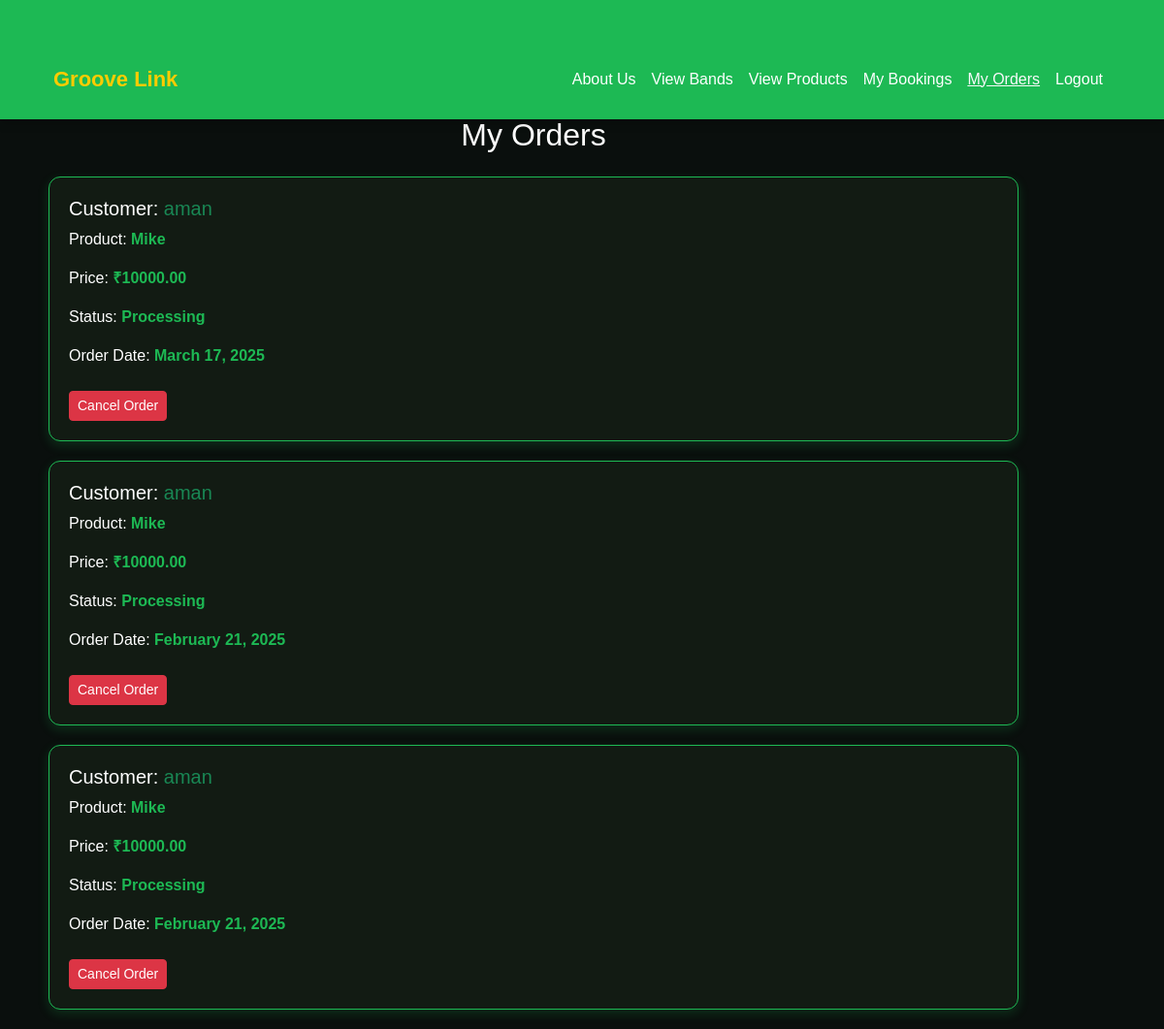
/order_history/ (signed in), run on an earlier commit of the app's database.
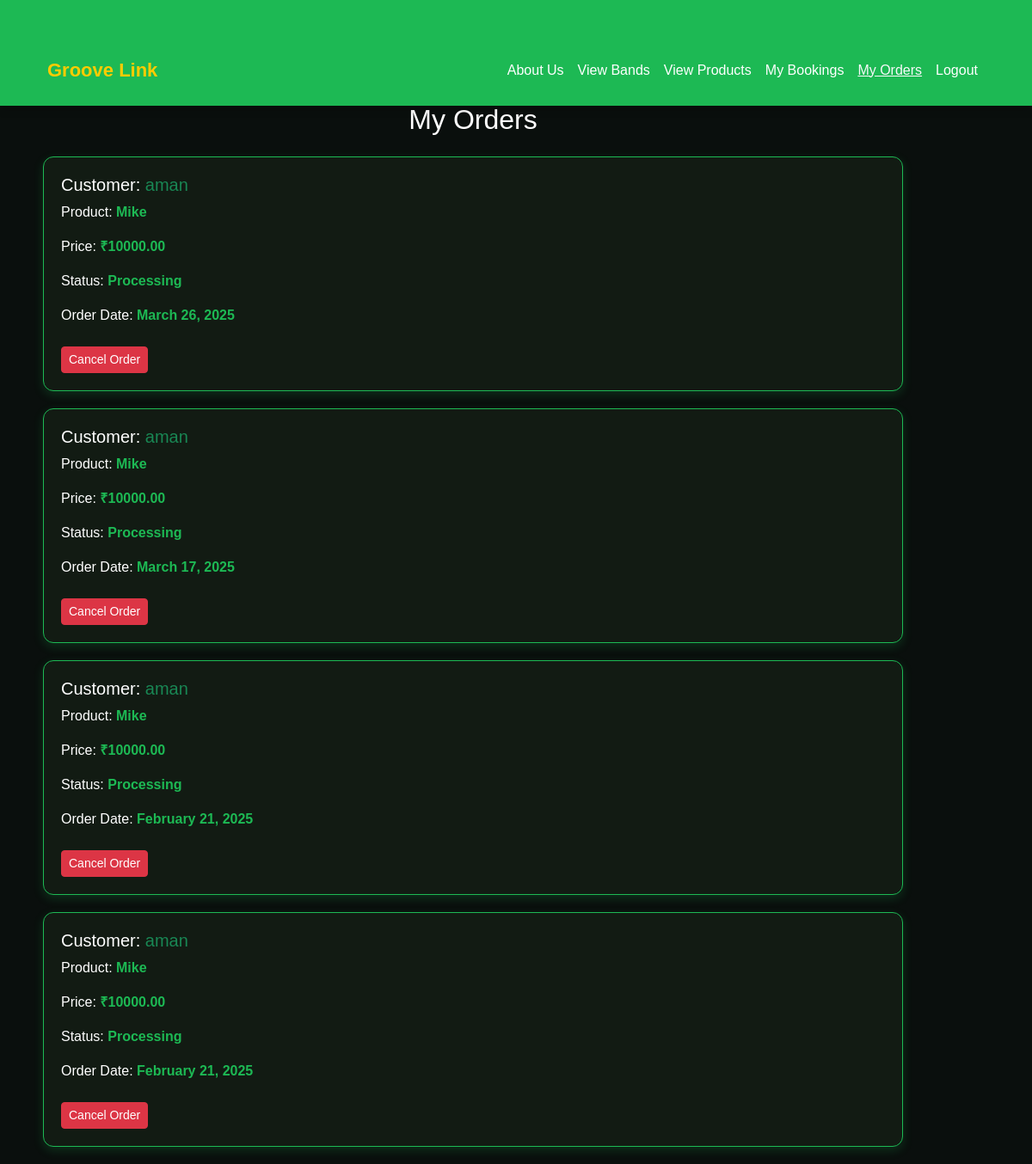
And on a later commit of the database.
### app/models.py (models this page shows, shortened)
class Order(models.Model):
    product=models.ForeignKey(Product, on_delete=models.CASCADE, related_name="orders")
    customer = models.ForeignKey(Customer, on_delete=models.CASCADE, related_name="orders")
    total_amount = models.DecimalField(max_digits=10, decimal_places=2)
    payment_status = models.BooleanField(default=False)  # False means unpaid
    order_status = models.CharField(
        max_length=20,
        choices=[("Pending", "Pending"), ("Processing", "Processing"), ("Delivered", "Delivered")],
        default="Pending"
    )
    created_at = models.DateTimeField(auto_now_add=True)

class Customer(models.Model):
    name = models.CharField(max_length=100)
    email = models.EmailField(unique=True)
    phone = models.PositiveBigIntegerField()
    password = models.CharField(max_length=255)
    location = models.CharField(max_length=255)

class Product(models.Model):
    staf = models.ForeignKey(Staf, on_delete=models.CASCADE, related_name="products")
    name = models.CharField(max_length=100)
    price = models.DecimalField(max_digits=10, decimal_places=2)
    description = models.TextField()
    image = models.ImageField(upload_to="products/")
    from django.db import models

### app/views.py (the view)
# urls.py: path("order_history/", views.view_order_history, name="order_history"),
def view_order_history(request):
    if "user_id" in request.session and request.session.get("user_type") == "Customer":
        customer_id = request.session["user_id"]
        print("Logged-in User ID:", customer_id)  # Debugging
        try:
            customer = Customer.objects.get(id=customer_id)  # Fetch the specific customer
            orders = Order.objects.filter(customer=customer).order_by("-created_at")  # Filter only their orders
            return render(request, "customer/order_history.html", {"orders": orders})
        except Customer.DoesNotExist:
            messages.error(request, "Customer not found.")
            return redirect("login")
    messages.error(request, "You need to log in to view your bookings.")
    return redirect("login")

### templates/customer/order_history.html (shortened to what this page needs)
<!DOCTYPE html>
<html lang="en">
<head>
    <link rel="stylesheet" href="https://cdn.jsdelivr.net/npm/bootstrap@5.3.0/dist/css/bootstrap.min.css">
</head>
<body>
    <nav class="navbar navbar-expand-lg fixed-top">
        <div class="container">
            <a class="navbar-brand" href="../customerhome">Groove Link</a>
            <div class="collapse navbar-collapse" id="navbarNav">
                <ul class="navbar-nav ms-auto">
                    <li class="nav-item"><a class="nav-link" href="../about">About Us</a></li>
                    <li class="nav-item"><a class="nav-link" href="../viewbands">View Bands</a></li>
                    <li class="nav-item"><a class="nav-link" href="../viewproducts">View Products</a></li>
                    <li class="nav-item"><a class="nav-link" href="../booking_history">My Bookings</a></li>
                    <li class="nav-item"><a class="nav-link active" href="../order_history">My Orders</a></li>
                    <li class="nav-item"><a class="nav-link" href="../logout">Logout</a></li>
                </ul>
            </div>
        </div>
    </nav>
    <div class="boxcontainer">
        <h2 class="text-center mb-4">My Orders</h2>
        {% for order in orders %}
    <div class="order-card">
        <h5>Customer: <span class="text-success">{{ order.customer.name }}</span></h5>
        <p>Product: <strong class="order-status">{{ order.product.name }}</strong></p>
        <p>Price: <strong class="order-status">₹{{ order.total_amount }}</strong></p>
        <p>Status: <span class="order-status">{{ order.order_status }}</span></p>
        <p>Order Date: <span class="order-status">{{ order.created_at|date:"F d, Y" }}</span></p>
        {% if order.order_status != "Cancelled" %}
        <form action="{% url 'cancel_order' order.id %}" method="POST" onsubmit="return confirm('Are you sure you want to cancel this order?');">
            <button type="submit" class="btn btn-danger btn-sm mt-2">Cancel Order</button>
        </form>
        {% else %}
        <span class="text-muted">Order Cancelled</span>
        {% endif %}
    </div>
{% empty %}
    <p class="no-orders">No orders found.</p>
{% endfor %}
    </div>
</body>
</html>

What changed in the data, as far as the page shows it:
added Order: customer.name "aman", product.name "Mike", total_amount "10000.00", order_status "Processing", created_at "March 26, 2025", shows "Cancel Order"
